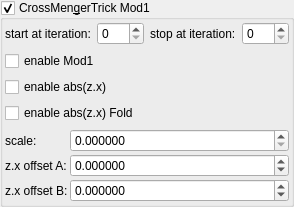
    <widget class="MyGroupBox" name="groupCheck_transf_function_enabledy">
     <property name="title">
      <string>CrossMen&amp;gerTrick Mod1</string>
     </property>
     <property name="checkable">
      <bool>true</bool>
     </property>
     <layout class="QVBoxLayout" name="verticalLayout_4">
      <property name="leftMargin">
       <number>2</number>
      </property>
      <property name="topMargin">
       <number>2</number>
      </property>
      <property name="rightMargin">
       <number>2</number>
      </property>
      <property name="bottomMargin">
       <number>2</number>
      </property>
      <item>
       <layout class="QHBoxLayout" name="horizontalLayout_28" stretch="0,1,0,1">
        <item>
         <widget class="QLabel" name="label_114">
          <property name="text">
           <string>start at iteration:</string>
          </property>
         </widget>
        </item>
        <item>
         <widget class="MySpinBox" name="spinboxInt_transf_start_iterations_A">
          <property name="sizePolicy">
           <sizepolicy hsizetype="Minimum" vsizetype="Maximum">
            <horstretch>0</horstretch>
            <verstretch>0</verstretch>
           </sizepolicy>
          </property>
          <property name="minimum">
           <number>0</number>
          </property>
          <property name="maximum">
           <number>999</number>
          </property>
          <property name="value">
           <number>0</number>
          </property>
         </widget>
        </item>
        <item>
         <widget class="QLabel" name="label_81">
          <property name="text">
           <string>stop at iteration:</string>
          </property>
         </widget>
        </item>
        <item>
         <widget class="MySpinBox" name="spinboxInt_transf_stop_iterations_A">
          <property name="sizePolicy">
           <sizepolicy hsizetype="Preferred" vsizetype="Maximum">
            <horstretch>0</horstretch>
            <verstretch>0</verstretch>
           </sizepolicy>
          </property>
          <property name="maximum">
           <number>999</number>
          </property>
         </widget>
        </item>
       </layout>
      </item>
      <item>
       <widget class="MyCheckBox" name="checkBox_transf_function_enabledX_false">
        <property name="text">
         <string>enable Mod1</string>
        </property>
       </widget>
      </item>
      <item>
       <widget class="MyCheckBox" name="checkBox_transf_function_enabledz_false">
        <property name="text">
         <string>enable abs(z.x)</string>
        </property>
       </widget>
      </item>
      <item>
       <widget class="MyCheckBox" name="checkBox_transf_function_enabledP_false">
        <property name="text">
         <string>enable abs(z.x) Fold</string>
        </property>
       </widget>
      </item>
      <item>
       <layout class="QGridLayout" name="gridLayout_37" columnstretch="0,1">
        <property name="spacing">
         <number>2</number>
        </property>
        <item row="2" column="0">
         <widget class="QLabel" name="label_110">
          <property name="text">
           <string>z.x offset B:</string>
          </property>
         </widget>
        </item>
        <item row="0" column="1">
         <widget class="MyDoubleSpinBox" name="spinbox_transf_scale_3">
          <property name="sizePolicy">
           <sizepolicy hsizetype="Minimum" vsizetype="Maximum">
            <horstretch>0</horstretch>
            <verstretch>0</verstretch>
           </sizepolicy>
          </property>
          <property name="prefix">
           <string/>
          </property>
          <property name="suffix">
           <string/>
          </property>
          <property name="decimals">
           <number>6</number>
          </property>
          <property name="minimum">
           <double>0.000000000000000</double>
          </property>
          <property name="maximum">
           <double>99.000000000000000</double>
          </property>
          <property name="singleStep">
           <double>0.100000000000000</double>
          </property>
         </widget>
        </item>
        <item row="2" column="1">
         <widget class="MyDoubleSpinBox" name="spinbox_transf_offset_0">
          <property name="sizePolicy">
           <sizepolicy hsizetype="Minimum" vsizetype="Maximum">
            <horstretch>0</horstretch>
            <verstretch>0</verstretch>
           </sizepolicy>
          </property>
          <property name="prefix">
           <string/>
          </property>
          <property name="suffix">
           <string/>
          </property>
          <property name="decimals">
           <number>6</number>
          </property>
          <property name="minimum">
           <double>-99.000000000000000</double>
          </property>
          <property name="maximum">
           <double>99.000000000000000</double>
          </property>
          <property name="singleStep">
           <double>0.100000000000000</double>
          </property>
         </widget>
        </item>
        <item row="1" column="1">
         <widget class="MyDoubleSpinBox" name="spinbox_transf_offset">
          <property name="sizePolicy">
           <sizepolicy hsizetype="Minimum" vsizetype="Maximum">
            <horstretch>0</horstretch>
            <verstretch>0</verstretch>
           </sizepolicy>
          </property>
          <property name="prefix">
           <string/>
          </property>
          <property name="suffix">
           <string/>
          </property>
          <property name="decimals">
           <number>6</number>
          </property>
          <property name="minimum">
           <double>-99.000000000000000</double>
          </property>
          <property name="maximum">
           <double>99.000000000000000</double>
          </property>
          <property name="singleStep">
           <double>0.100000000000000</double>
          </property>
         </widget>
        </item>
        <item row="0" column="0">
         <widget class="QLabel" name="label_107">
          <property name="text">
           <string>scale:</string>
          </property>
         </widget>
        </item>
        <item row="1" column="0">
         <widget class="QLabel" name="label_108">
          <property name="text">
           <string>z.x offset A:</string>
          </property>
         </widget>
        </item>
       </layout>
      </item>
     </layout>
    </widget>
